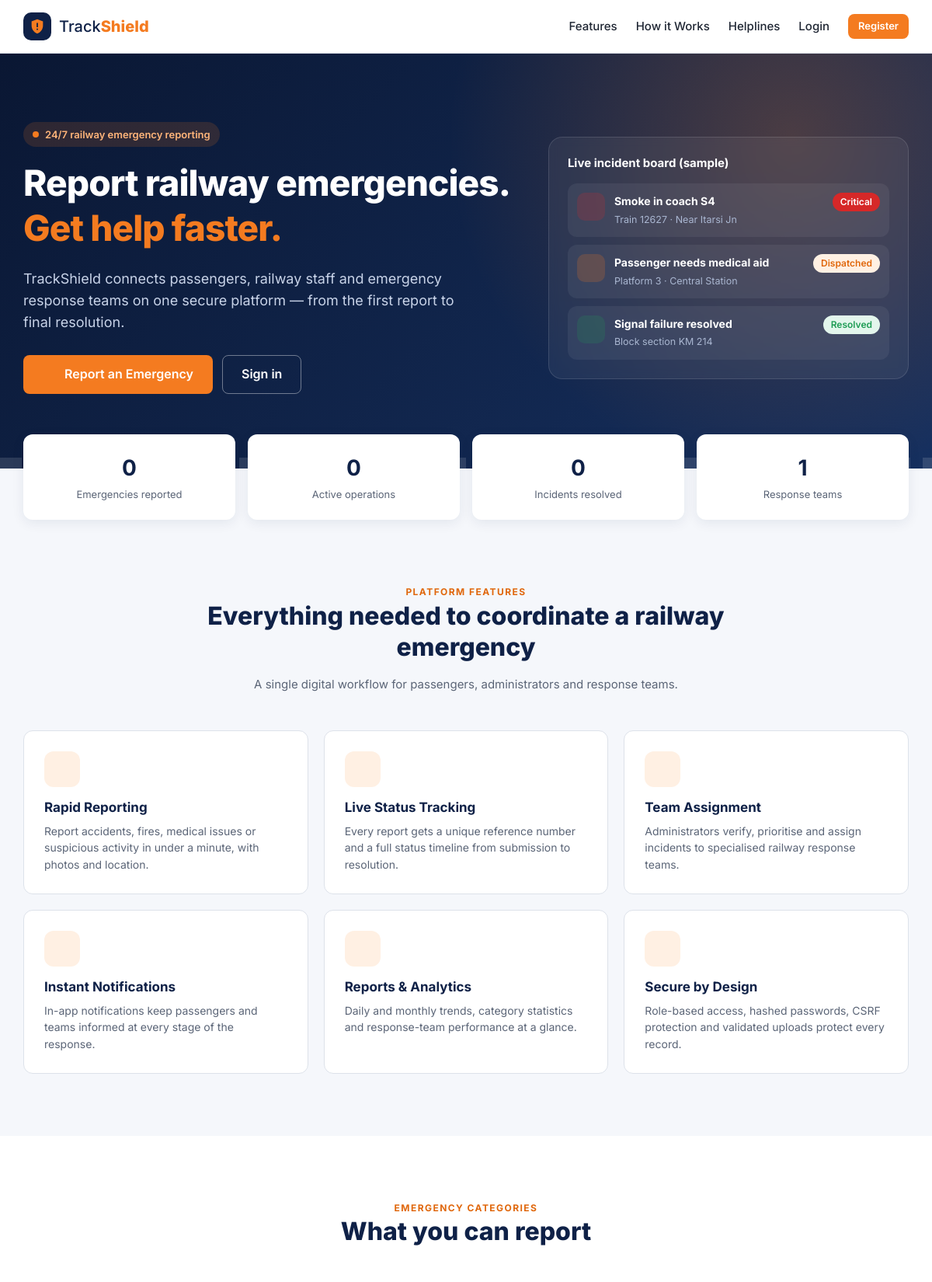
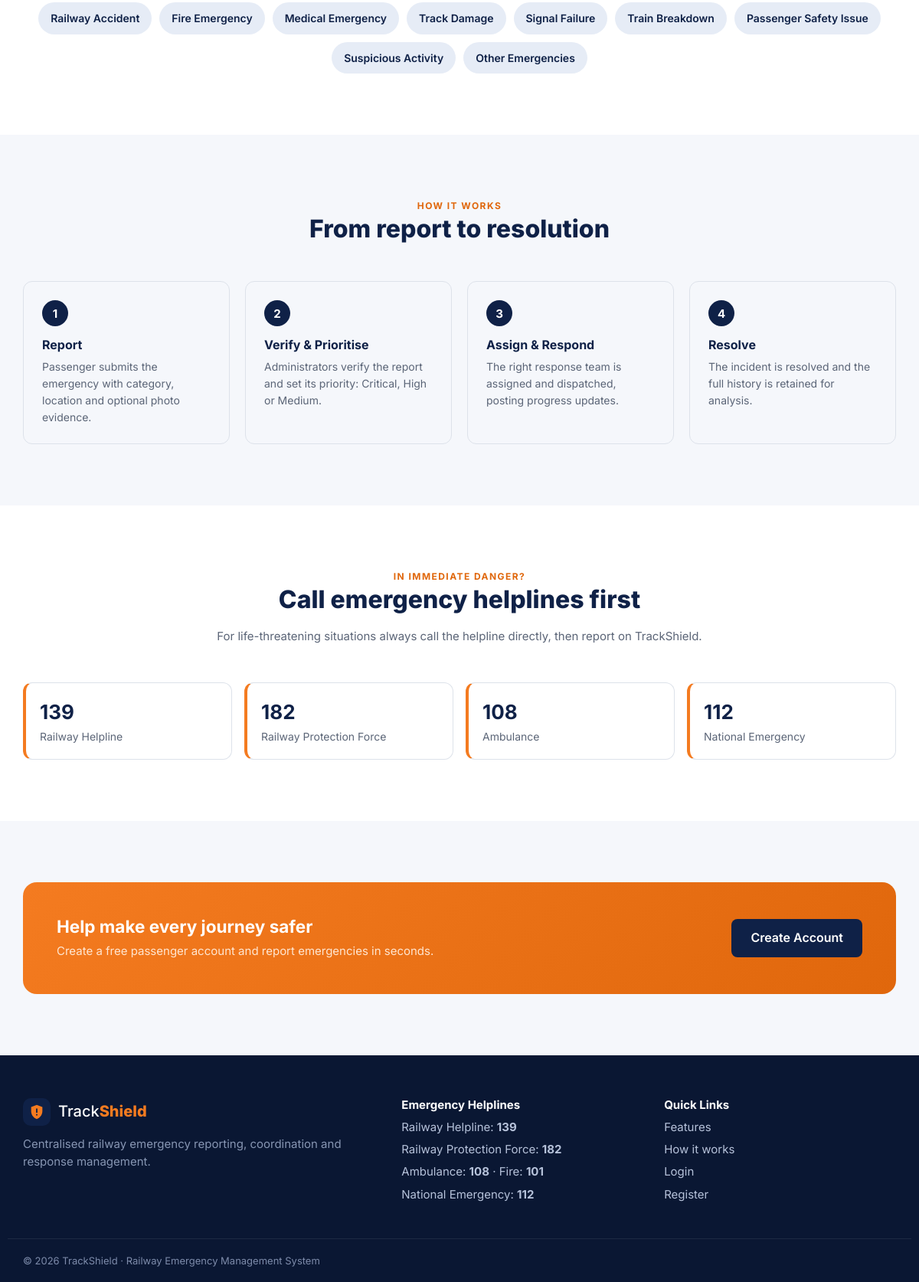
The page / on the database its author committed (2 pictures, top to bottom).
### tables this page shows
CREATE TABLE emergency_categories (
  id             INT UNSIGNED NOT NULL AUTO_INCREMENT,
  category_name  VARCHAR(100) NOT NULL,
  description    VARCHAR(255) DEFAULT NULL,
  created_at     TIMESTAMP NOT NULL DEFAULT CURRENT_TIMESTAMP,
  PRIMARY KEY (id),
  UNIQUE KEY uq_category_name (category_name)
);

### includes/auth.php (called while the page is built, shortened)
<?php
require_once __DIR__ . '/functions.php';
function current_user(): ?array
{
    static $user = false;
    if ($user === false) {
        $user = null;
    }
    return $user;
}

### index.php (the view, shortened to what this page needs)
<?php
require_once __DIR__ . '/includes/auth.php';
$pdo = db();
$stats = $pdo->query("SELECT COUNT(*) total,
        SUM(status = 'Resolved') resolved,
        SUM(status IN ('" . implode("','", ACTIVE_STATUSES) . "')) active
    FROM emergencies")->fetch();
$teams = (int) $pdo->query('SELECT COUNT(*) FROM response_teams')->fetchColumn();
$categories = get_categories($pdo);
require __DIR__ . '/includes/header.php';
?>
<section class="hero">
    <div class="container hero-grid">
        <div>
            <span class="eyebrow"><span class="pulse"></span> 24/7 railway emergency reporting</span>
            <h1>Report railway emergencies. <span>Get help faster.</span></h1>
            <p class="lead">TrackShield connects passengers, railway staff and emergency response teams on one secure platform &mdash; from the first report to final resolution.</p>
            <div class="hero-actions">
                <?php if (current_user()): ?>
                    <a class="btn btn-accent btn-lg" href="<?= e(url(dashboard_path(current_user()['role']))) ?>">Go to Dashboard</a>
                <?php else: ?>
                    <a class="btn btn-accent btn-lg" href="<?= e(url('register.php')) ?>"><?= icon('alert') ?> Report an Emergency</a>
                    <a class="btn btn-outline-light btn-lg" href="<?= e(url('login.php')) ?>">Sign in</a>
                <?php endif; ?>
            </div>
        </div>
        <div class="hero-card" aria-hidden="true">
            <h3>Live incident board (sample)</h3>
            <div class="hero-incident">
                <span class="ic" style="background:#d6282833;color:#ff8a8a"><?= icon('alert') ?></span>
                <div><strong>Smoke in coach S4</strong><small>Train 12627 &middot; Near Itarsi Jn</small></div>
                <span class="badge priority-critical">Critical</span>
            </div>
            <div class="hero-incident">
                <span class="ic" style="background:#f47b2033;color:#ffb57a"><?= icon('activity') ?></span>
                <div><strong>Passenger needs medical aid</strong><small>Platform 3 &middot; Central Station</small></div>
                <span class="badge status-dispatched">Dispatched</span>
            </div>
            <div class="hero-incident">
                <span class="ic" style="background:#1f9d5533;color:#7fe0aa"><?= icon('check') ?></span>
                <div><strong>Signal failure resolved</strong><small>Block section KM 214</small></div>
                <span class="badge status-resolved">Resolved</span>
            </div>
        </div>
    </div>
</section>
<section class="stats-strip">
    <div class="container grid">
        <div class="item"><strong><?= (int)$stats['total'] ?></strong><span>Emergencies reported</span></div>
        <div class="item"><strong><?= (int)$stats['active'] ?></strong><span>Active operations</span></div>
        <div class="item"><strong><?= (int)$stats['resolved'] ?></strong><span>Incidents resolved</span></div>
        <div class="item"><strong><?= $teams ?></strong><span>Response teams</span></div>
    </div>
</section>
<section class="section" id="features">
    <div class="container">
        <div class="section-head">
            <span class="kicker">Platform features</span>
            <h2>Everything needed to coordinate a railway emergency</h2>
            <p class="muted">A single digital workflow for passengers, administrators and response teams.</p>
        </div>
        <div class="feature-grid">
            <div class="feature"><span class="ic"><?= icon('alert', 22) ?></span><h3>Rapid Reporting</h3><p>Report accidents, fires, medical issues or suspicious activity in under a minute, with photos and location.</p></div>
            <div class="feature"><span class="ic"><?= icon('activity', 22) ?></span><h3>Live Status Tracking</h3><p>Every report gets a unique reference number and a full status timeline from submission to resolution.</p></div>
            <div class="feature"><span class="ic"><?= icon('team', 22) ?></span><h3>Team Assignment</h3><p>Administrators verify, prioritise and assign incidents to specialised railway response teams.</p></div>
            <div class="feature"><span class="ic"><?= icon('bell', 22) ?></span><h3>Instant Notifications</h3><p>In-app notifications keep passengers and teams informed at every stage of the response.</p></div>
            <div class="feature"><span class="ic"><?= icon('chart', 22) ?></span><h3>Reports &amp; Analytics</h3><p>Daily and monthly trends, category statistics and response-team performance at a glance.</p></div>
            <div class="feature"><span class="ic"><?= icon('team', 22) ?></span><h3>Secure by Design</h3><p>Role-based access, hashed passwords, CSRF protection and validated uploads protect every record.</p></div>
        </div>
    </div>
</section>
<section class="section section-alt">
    <div class="container">
        <div class="section-head">
            <span class="kicker">Emergency categories</span>
            <h2>What you can report</h2>
        </div>
        <div class="category-chips">
            <?php foreach ($categories as $c): ?><span><?= e($c['category_name']) ?></span><?php endforeach; ?>
        </div>
    </div>
</section>
<section class="section" id="how-it-works">
    <div class="container">
        <div class="section-head">
            <span class="kicker">How it works</span>
            <h2>From report to resolution</h2>
        </div>
        <div class="steps">
            <div class="step"><h3>Report</h3><p>Passenger submits the emergency with category, location and optional photo evidence.</p></div>
            <div class="step"><h3>Verify &amp; Prioritise</h3><p>Administrators verify the report and set its priority: Critical, High or Medium.</p></div>
            <div class="step"><h3>Assign &amp; Respond</h3><p>The right response team is assigned and dispatched, posting progress updates.</p></div>
            <div class="step"><h3>Resolve</h3><p>The incident is resolved and the full history is retained for analysis.</p></div>
        </div>
    </div>
</section>
<section class="section section-alt" id="helplines">
    <div class="container">
        <div class="section-head">
            <span class="kicker">In immediate danger?</span>
            <h2>Call emergency helplines first</h2>
            <p class="muted">For life-threatening situations always call the helpline directly, then report on TrackShield.</p>
        </div>
        <div class="helpline-grid">
            <div class="helpline"><strong>139</strong><span>Railway Helpline</span></div>
            <div class="helpline"><strong>182</strong><span>Railway Protection Force</span></div>
            <div class="helpline"><strong>108</strong><span>Ambulance</span></div>
            <div class="helpline"><strong>112</strong><span>National Emergency</span></div>
        </div>
    </div>
</section>
<section class="section">
    <div class="container">
        <div class="cta">
            <div>
                <h2>Help make every journey safer</h2>
                <p>Create a free passenger account and report emergencies in seconds.</p>
            </div>
            <a class="btn btn-primary btn-lg" href="<?= e(url(current_user() ? dashboard_path(current_user()['role']) : 'register.php')) ?>"><?= current_user() ? 'Open Dashboard' : 'Create Account' ?></a>
        </div>
    </div>
</section>
<?php require __DIR__ . '/includes/footer.php'; ?>

### rows shown on the page
emergency_categories: category_name "Railway Accident"
emergency_categories: category_name "Fire Emergency"
emergency_categories: category_name "Medical Emergency"
emergency_categories: category_name "Track Damage"
emergency_categories: category_name "Signal Failure"
emergency_categories: category_name "Train Breakdown"
emergency_categories: category_name "Passenger Safety Issue"
emergency_categories: category_name "Suspicious Activity"
emergency_categories: category_name "Other Emergencies"

### other values the page prints
$stats['total'] "0"
$stats['active'] "0"
$stats['resolved'] "0"
$teams "1"
